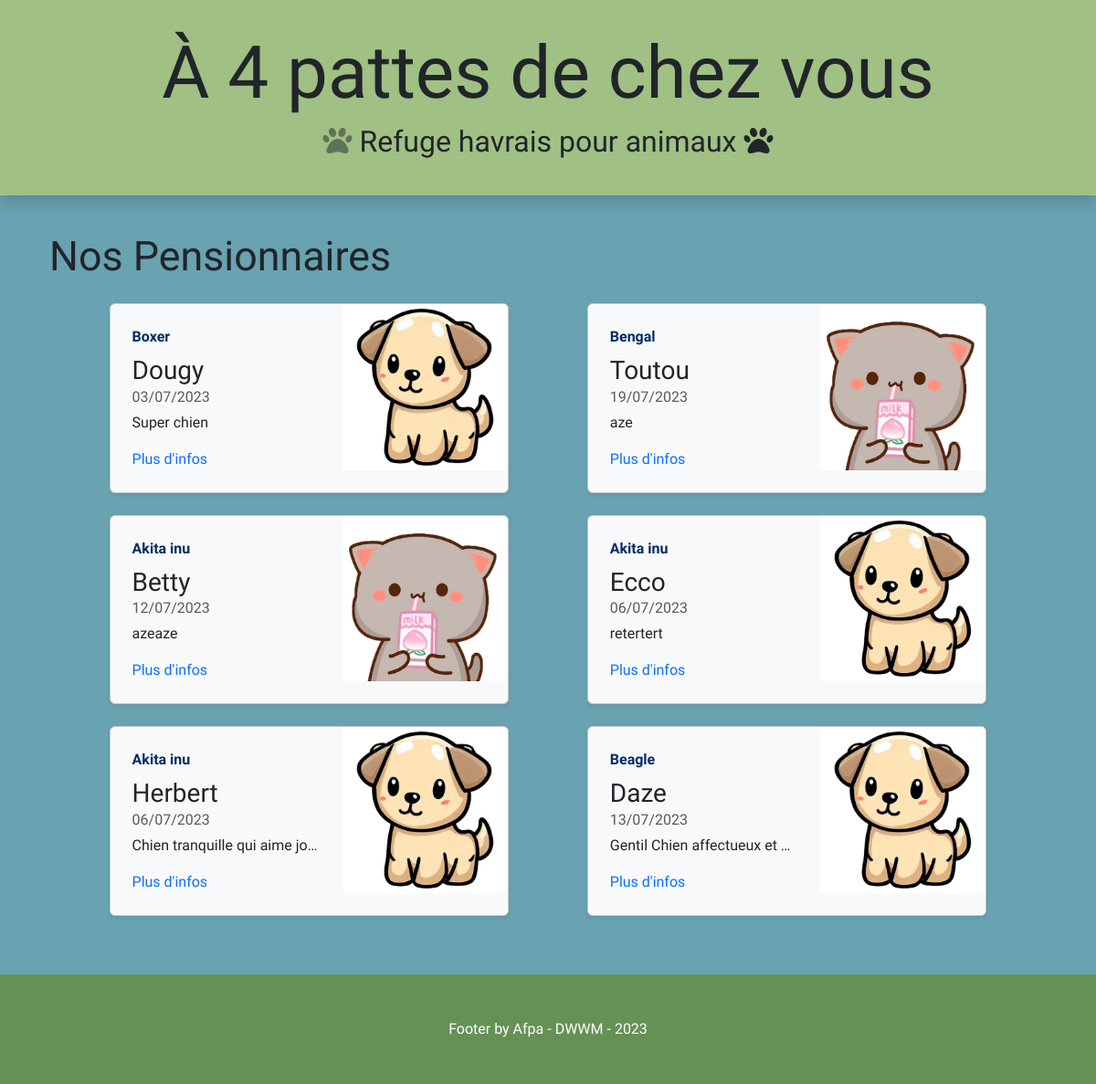
/controllers/controller-home.php, run on the app's committed database.
### tables this page shows
CREATE TABLE IF NOT EXISTS `animals` (
  `ani_id` int(11) NOT NULL AUTO_INCREMENT,
  `ani_name` varchar(50) NOT NULL,
  `ani_sex` varchar(1) NOT NULL,
  `ani_reserved` tinyint(1) NOT NULL DEFAULT '0',
  `ani_birthdate` date DEFAULT NULL,
  `ani_adoptiondate` date DEFAULT NULL,
  `ani_arrivaldate` date NOT NULL,
  `ani_microchipped` tinyint(1) NOT NULL,
  `ani_tattooed` tinyint(1) NOT NULL,
  `ani_vaccinated` tinyint(1) NOT NULL,
  `ani_description` text NOT NULL,
  `ani_picture` text NOT NULL,
  `col_id` int(11) NOT NULL,
  `spe_id` int(11) NOT NULL,
  `bre_id` int(11) NOT NULL,
  `ani_weight` int(5) NOT NULL,
  PRIMARY KEY (`ani_id`),
  KEY `animals_colors_FK` (`col_id`),
  KEY `animals_species0_FK` (`spe_id`),
  KEY `animals_breed1_FK` (`bre_id`)
);

CREATE TABLE IF NOT EXISTS `breeds` (
  `bre_id` int(11) NOT NULL AUTO_INCREMENT,
  `bre_name` varchar(30) NOT NULL,
  `spe_id` int(11) NOT NULL,
  PRIMARY KEY (`bre_id`),
  KEY `breed_species_FK` (`spe_id`)
);

### src/controllers/controller-home.php (called while the page is built, shortened)
<?php
require_once '../models/Animals.php';
require_once '../views/view-home.php';

### src/models/Animals.php (called while the page is built, shortened)
<?php
class Animals
{
    public static function getAllAnimals(): array
    {
        try {
            $pdo = Database::createInstancePDO();
            $sql = 'SELECT `ani_id`, `ani_sex`, `ani_reserved`, `ani_tattooed`, `ani_microchipped`, `ani_vaccinated`, `ani_name`, DATE_FORMAT(`ani_birthdate`, "%d/%m/%Y") AS "birthdate", DATE_FORMAT(`ani_arrivaldate`, "%d/%m/%Y") AS `arrivaldate`, `ani_description`, `ani_picture`, `ani_weight`, `col_name`, `bre_name`, `spe_name` FROM `animals`
            NATURAL JOIN `colors`
            NATURAL JOIN `breeds`
            NATURAL JOIN `species`
            ORDER BY arrivaldate DESC';
            $stmt = $pdo->query($sql);
            $result = $stmt->fetchAll(PDO::FETCH_ASSOC);
            return $result;
        } catch (PDOException $e) {
            return false;
        }
    }
}

### src/views/view-home.php (the view)
<?php include_once 'template/head.php'; ?>
<div id="pensionnaires" class="container my-4 p-3 font-pangolin">
    <h2 class="ms-2 mb-4 big-h2">Nos Pensionnaires</h2>
    <div class="row mx-0 justify-content-evenly">
        <?php foreach (Animals::getAllAnimals() as $animal) { ?>
            <div class="col-md-5 col-lg-5">
                <div class="row bg-light g-0 border border-secondary-subtle rounded overflow-hidden flex-md-row mb-4 shadow-sm h-md-250 position-relative">
                    <div class="col-7 p-4 d-flex flex-column position-static">
                        <strong class="d-inline-block mb-2 text-primary-emphasis"><?= ucfirst($animal['bre_name']) ?></strong>
                        <P class="h3 mb-0"><?= $animal['ani_name'] ?></P>
                        <div class="mb-1 text-body-secondary"><?= $animal['birthdate'] ?></div>
                        <p class=" text-truncate"><?= $animal['ani_description'] ?></p>
                        <a href="../controllers/controller-details.php?id=<?= $animal['ani_id'] ?>" class="icon-link gap-1 icon-link-hover stretched-link text-decoration-none">
                            Plus d'infos
                        </a>
                    </div>
                    <div class="col-5 text-center">
                        <img src="../assets/img/<?= $animal['ani_picture'] ?>" alt="Image d'un <?= $animal['spe_name'] ?>" class="img-fluid" />
                    </div>
                </div>
            </div>
        <?php } ?>
    </div>
</div>
<?php include_once 'template/footer.php'; ?>

### src/views/template/head.php (shortened to what this page needs)
<!DOCTYPE html>
<html lang="fr">
<head>
    <link rel="stylesheet" href="../node_modules/bootstrap/dist/css/bootstrap.css">
    <link rel="stylesheet" href="../assets/style/style.css">
</head>
<body class="body d-flex flex-column vh-100">
    <header class="header d-flex flex-column justify-content-center text-center shadow">
        <a href="../index.php" class="text-decoration-none text-dark"><h1>À 4 pattes de chez vous</h1></a>
        <p class="h2"><i class="fa-solid fa-paw text-dark text-opacity-50"></i> Refuge havrais pour animaux <i class="fa-solid fa-paw"></i></p>
    </header>

### src/views/template/footer.php (shortened to what this page needs)
<footer class="footer mt-auto py-5 text-center font-pangolin">
    <a class="text-decoration-none text-white" href="../controllers/controller-connection.php">Footer by Afpa - DWWM - 2023</a>
</footer>
</body>
</html>

### src/assets/style/style.css (style rules this page uses)
body { background-color: #69A2B0; }
h2.big-h2 { font-size: 2.8rem; }
.header { padding: 2em 0; font-family: 'Fredericka the Great', cursive; background-color: #A1C084; }
.header h1 { font-size: 5em; }
.footer { background-color: #659157; }
.font-pangolin { font-family: 'Pangolin', cursive; }

### data on the page
animals: bre.bre_name "Boxer", ani_name "Dougy", birthdate "03/07/2023", ani_description "Super chien", ani_picture (picture)
animals: bre.bre_name "Bengal", ani_name "Toutou", birthdate "19/07/2023", ani_description "aze", ani_picture (picture)
animals: bre.bre_name "Akita inu", ani_name "Betty", birthdate "12/07/2023", ani_description "azeaze", ani_picture (picture)
animals: bre.bre_name "Akita inu", ani_name "Ecco", birthdate "06/07/2023", ani_description "retertert", ani_picture (picture)
animals: bre.bre_name "Akita inu", ani_name "Herbert", birthdate "06/07/2023", ani_description "Chien tranquille qui aime jo…", ani_picture (picture)
animals: bre.bre_name "Beagle", ani_name "Daze", birthdate "13/07/2023", ani_description "Gentil Chien affectueux et…", ani_picture (picture)
